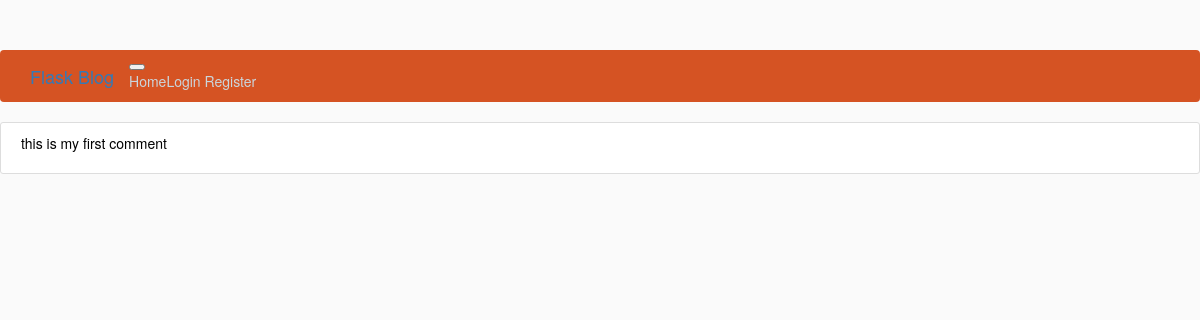
/comments, run on an earlier commit of the app's database.
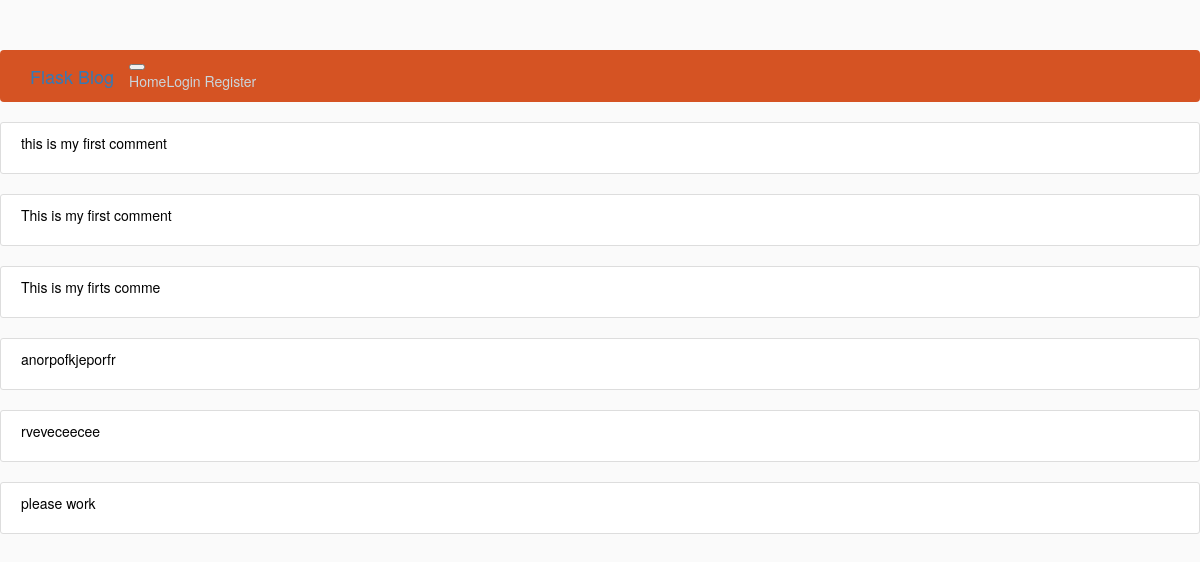
And on a later commit of the database.
### app/models.py (models this page shows, shortened)
class Comments(db.Model):
    id = db.Column(db.Integer, primary_key=True)
    pitch_id = db.Column(db.Integer, db.ForeignKey('post.id'))
    comment = db.Column(db.String(), nullable=False)
    user_id = db.Column(db.Integer, db.ForeignKey('user.id'))

### app/routes.py (the view)
@app.route("/comments")
def comments():
    comments = Comments.query.all()
    return render_template('comments.html',comments=comments)

### app/templates/comments.html
{% extends "base.html" %}
{% block content %}
{% for comments in comments %}
    <article class="media content-section">
    <div class="media-body">
        <p class="article-content">{{ comments.comment }}</p>
    </article>
{% endfor %}
{% endblock content %}

### app/templates/base.html
{% extends 'bootstrap/base.html'%}
{% block navbar %}
    {% include 'navbar.html' %}
{% endblock %}

### app/templates/navbar.html (shortened to what this page needs)
<!DOCTYPE html>
<html>
  <head>
    <link rel="stylesheet" type="text/css" href="{{ url_for('static', filename='main.css') }}">
  </head>
  <body>
    <header class="site-header">
      <nav class="navbar navbar-expand-md navbar-dark bg-steel fixed-top">
        <div class="container">
          <a class="navbar-brand mr-4" href="/">Flask Blog</a>
          <button class="navbar-toggler" type="button" data-toggle="collapse" data-target="#navbarToggle" aria-controls="navbarToggle" aria-expanded="false" aria-label="Toggle navigation">
          </button>
          <div class="collapse navbar-collapse" id="navbarToggle">
            <div class="navbar-nav mr-auto">
              <a class="nav-item nav-link" href="{{ url_for('home') }}">Home</a>
            </div>
            <div class="navbar-nav">
              {% if current_user.is_authenticated %}
                <a class="nav-item nav-link" href="{{ url_for('new_post') }}">New Post</a>
                <a class="nav-item nav-link" href="{{ url_for('account') }}">Account</a>
                <a class="nav-item nav-link" href="{{ url_for('logout') }}">Logout</a>
              {% else %}
                <a class="nav-item nav-link" href="{{ url_for('login') }}">Login</a>
                <a class="nav-item nav-link" href="{{ url_for('register') }}">Register</a>
              {% endif %}
            </div>
          </div>
        </div>
      </nav>
    </header>
  </body>
</html>

### app/static/main.css (style rules this page uses)
body { background: #fafafa; color: #010101; margin-top: 5rem; }
.bg-steel { background-color: #D55323; }
.site-header .navbar-nav .nav-link { color: #cbd5db; }
.content-section { background: #ffffff; padding: 10px 20px; border: 1px solid #dddddd; border-radius: 3px; margin-bottom: 20px; }
.article-content { white-space: pre-line; }

What changed in the data, as far as the page shows it:
added Comments: comment "This is my first comment"
added Comments: comment "This is my firts comme"
added Comments: comment "anorpofkjeporfr"
added Comments: comment "rveveceecee"
added Comments: comment "please work"
